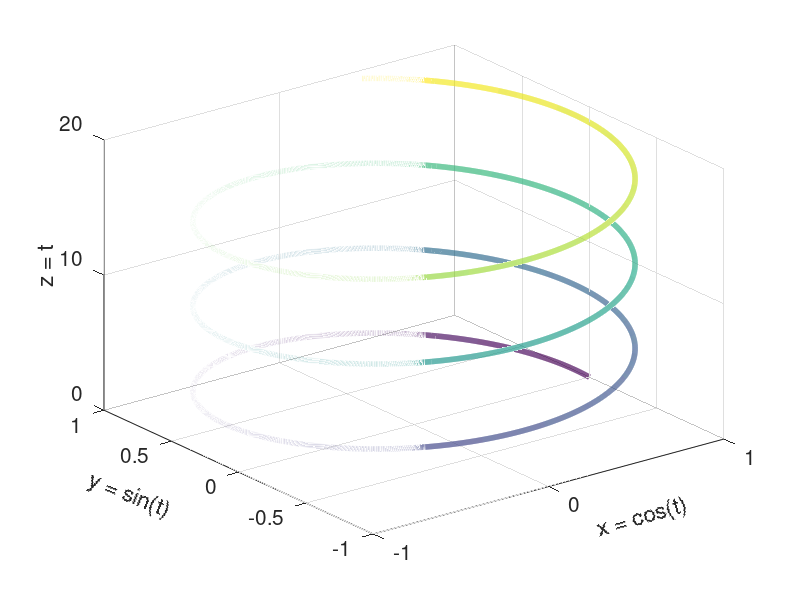

MATLAB code for this plot:
%% Problem 1
% plots a 3D curve described by x, y, and z over domain
% 0 <= t <= 20.
clear; clc; close all;

t = 0:.001:20;
x = cos(t);
y = sin(t);
z = t;

figure;
plot3(x,y,z);
set(gca,'FontSize', 15);
grid on;

% specify tick increments
xticks([-1 0 1]);
zticks([0 10 20]);

% specify label location
xlabel('x = cos(t)');
ylabel('y = sin(t)');
zlabel('z = t');
set(get(gca,'xlabel'),'rotation',16);
set(get(gca,'ylabel'),'rotation',-22);

% specify color and line width
cla;
patch([x nan],[y nan],[z nan],[z nan],'EdgeColor',...
    'interp','FaceColor','none','LineWidth',4);

